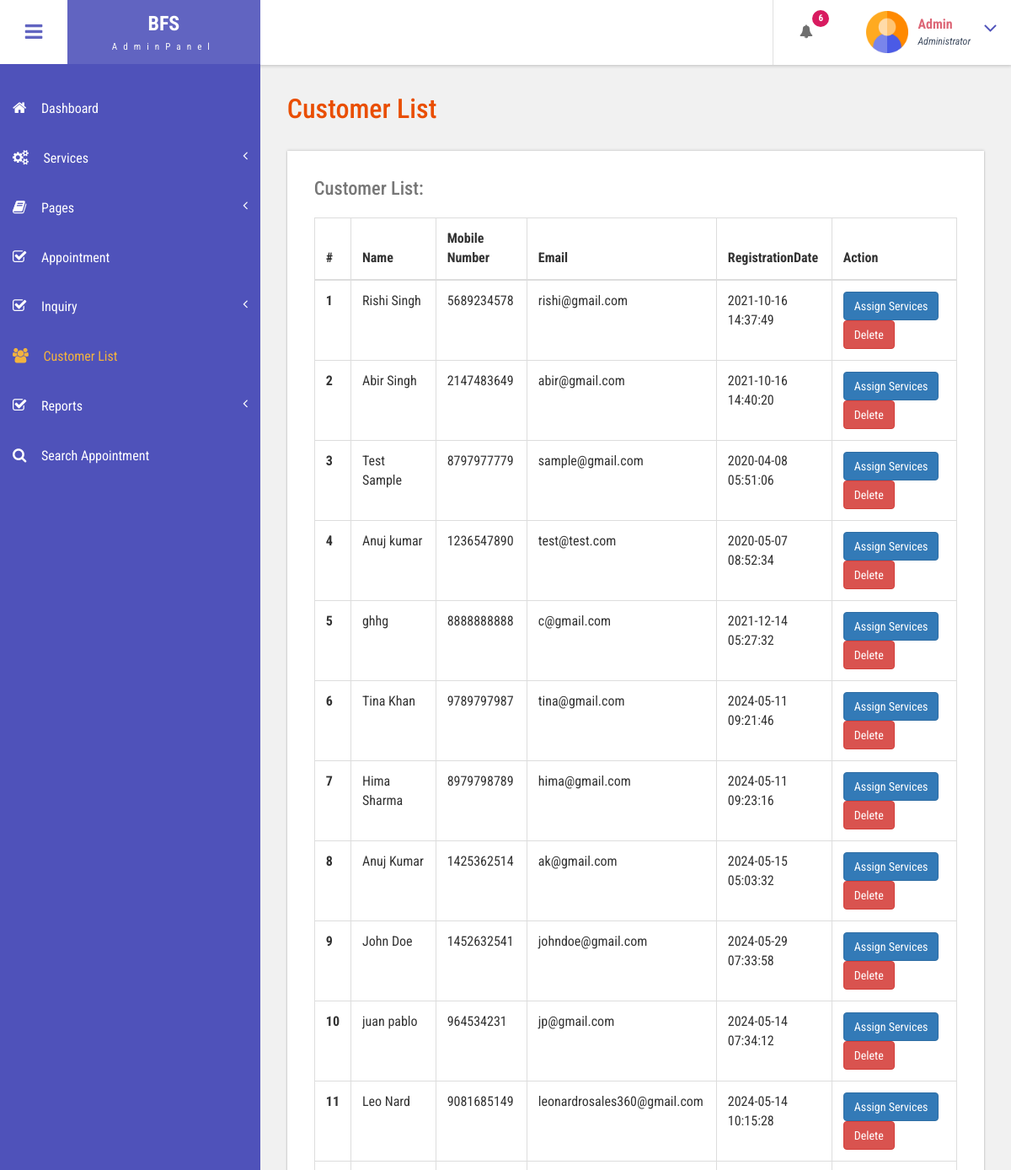
Page /bfs/admin/customer-list.php (signed in, upper part) on the earlier database version.
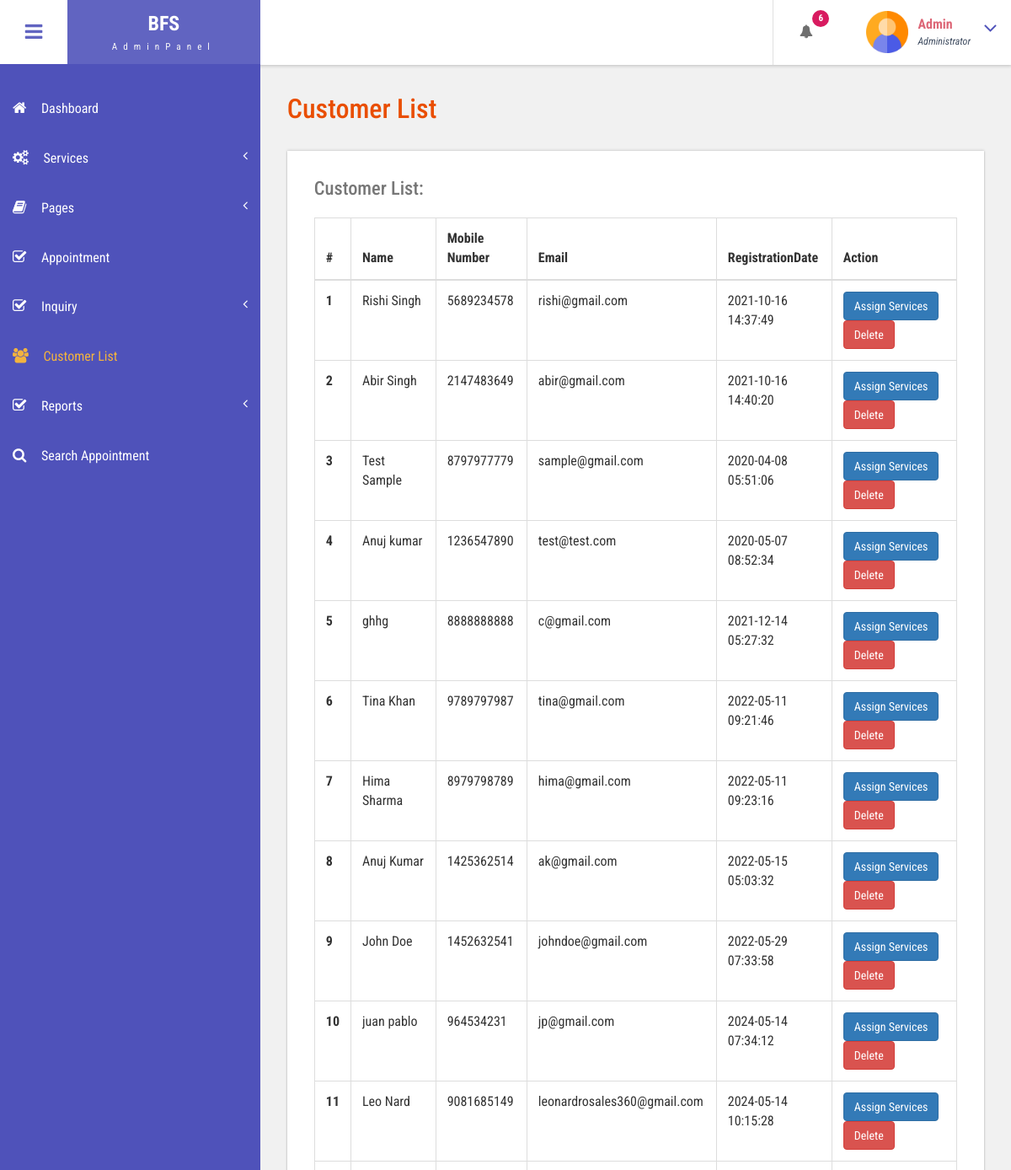
Same page on the later database version.
### tables this page shows
CREATE TABLE `tbluser` (
  `ID` int(10) NOT NULL,
  `FirstName` varchar(120) DEFAULT NULL,
  `LastName` varchar(250) DEFAULT NULL,
  `MobileNumber` bigint(10) DEFAULT NULL,
  `Email` varchar(120) DEFAULT NULL,
  `Password` varchar(120) DEFAULT NULL,
  `RegDate` timestamp NULL DEFAULT current_timestamp()
);

### bfs/admin/customer-list.php (the view, shortened to what this page needs)
<?php
include('includes/dbconnection.php');
if (strlen($_SESSION['bpmsaid']==0)) {
  header('location:logout.php');
  } else{
  ?>
<!DOCTYPE HTML>
<html>
<head>
<link href="css/bootstrap.css" rel='stylesheet' type='text/css' />
<link href="css/style.css" rel='stylesheet' type='text/css' />
<link href="css/font-awesome.css" rel="stylesheet">
<link href="css/animate.css" rel="stylesheet" type="text/css" media="all">
<link href="css/custom.css" rel="stylesheet">
</head>
<body class="cbp-spmenu-push">
	<div class="main-content">
		 <?php include_once('includes/sidebar.php');?>
		 <?php include_once('includes/header.php');?>
		<div id="page-wrapper">
			<div class="main-page">
				<div class="tables">
					<h3 class="title1">Customer List</h3>
					<div class="table-responsive bs-example widget-shadow">
						<h4>Customer List:</h4>
						<table class="table table-bordered"> <thead> <tr> <th>#</th> <th>Name</th> <th>Mobile Number</th><th>Email</th> <th>RegistrationDate</th><th>Action</th> </tr> </thead> <tbody>
<?php
$ret=mysqli_query($con,"select *from  tbluser");
$cnt=1;
while ($row=mysqli_fetch_array($ret)) {
?>
						 <tr> <th scope="row"><?php echo $cnt;?></th> <td><?php  echo $row['FirstName'];?> <?php  echo $row['LastName'];?></td> <td><?php  echo $row['MobileNumber'];?></td><td><?php  echo $row['Email'];?></td><td><?php  echo $row['RegDate'];?></td>
						 	<td> <a href="add-customer-services.php?addid=<?php echo $row['ID'];?>" class="btn btn-primary">Assign Services</a>
<a href="customer-list.php?delid=<?php echo $row['ID'];?>" class="btn btn-danger" onClick="return confirm('Are you sure you want to delete?')">Delete</a>
						 		</td> </tr>   <?php
$cnt=$cnt+1;
}?></tbody> </table>
					</div>
				</div>
			</div>
		</div>
	</div>
</body>
</html>
<?php }  ?>

Differences in the rows shown:
changed tbluser "Tina": RegDate "2024-05-11 09:21:46" → "2022-05-11 09:21:46"
changed tbluser "Hima": RegDate "2024-05-11 09:23:16" → "2022-05-11 09:23:16"
changed tbluser "Anuj": RegDate "2024-05-15 05:03:32" → "2022-05-15 05:03:32"
changed tbluser "John": RegDate "2024-05-29 07:33:58" → "2022-05-29 07:33:58"
